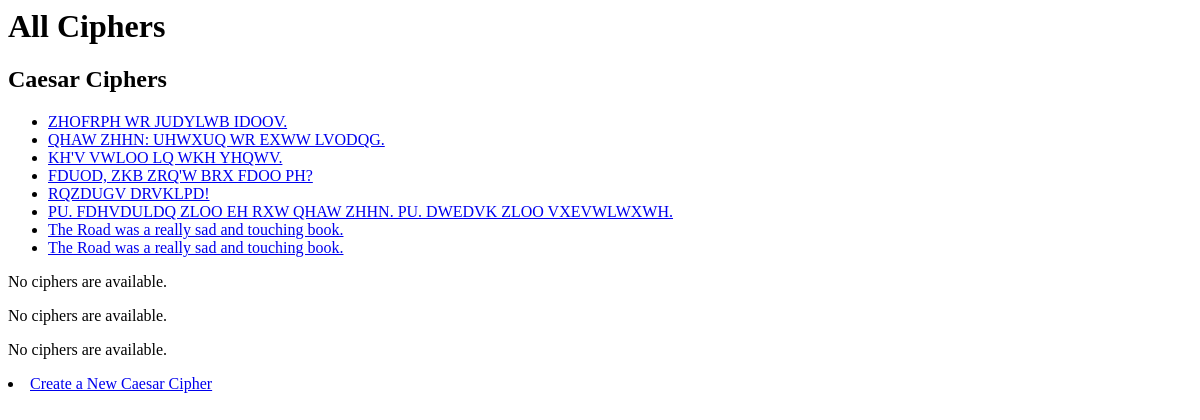
Before: /ciphers/ with the older database file.
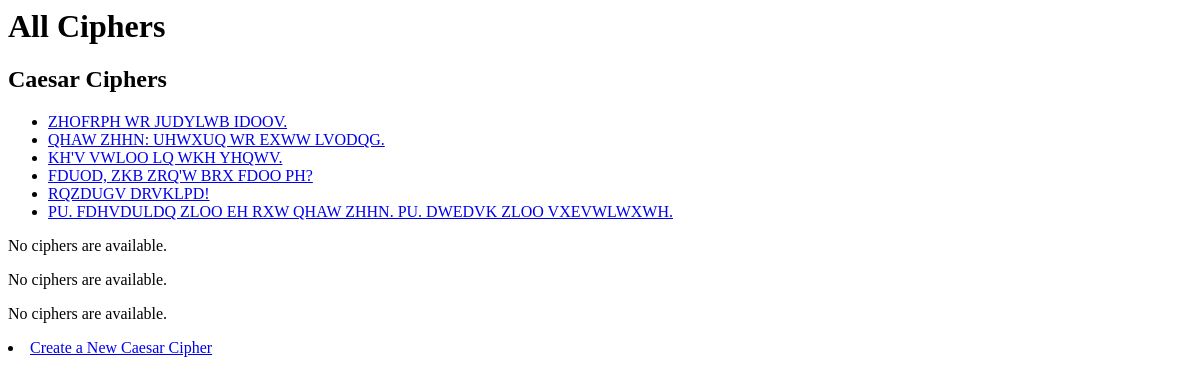
After: the same page with the newer database file.
### ciphers/models.py (models this page shows, shortened)
class Caesar(models.Model):
    caesar_text = models.CharField(max_length=500)

### ciphers/views.py (the view)
# urls.py: path('', views.index, name='index'),
def index(request):
    caesars = Caesar.objects.all()
    atbashs = Atbash.objects.all()
    alphanumerics = Alphanumeric.objects.all()
    context = {'caesars': caesars, 'atbashs': atbashs, 'alphanumerics': alphanumerics}
    return render(request, 'ciphers/index.html', context)

### ciphers/templates/ciphers/index.html
<h1>All Ciphers</h1>
{% if caesars %}
    <h2>Caesar Ciphers</h2>
    <ul>
    {% for caesar in caesars %}
        <li><a href="/ciphers/caesar/{{ caesar.id }}/">{{ caesar.caesar_text }}</a></li>
    {% endfor %}
    </ul>
{% else %}
    <p>No ciphers are available.</p>
{% endif %}
{% if atbashs %}
    <h2>Atbash Ciphers</h2>
    <ul>
    {% for atbash in atbashs %}
        <li><a href="/ciphers/atbash/{{ atbash.id }}/">{{ atbash.atbash_text }}</a></li>
    {% endfor %}
    </ul>
{% else %}
    <p>No ciphers are available.</p>
{% endif %}
{% if alphanumerics %}
    <h2>Alphanumeric Ciphers</h2>
    <ul>
    {% for alphanumeric in alphanumerics %}
        <li><a href="/ciphers/alphanumeric/{{ alphanumeric.id }}/">{{ alphanumeric.alphanumeric_text }}</a></li>
    {% endfor %}
    </ul>
{% else %}
    <p>No ciphers are available.</p>
{% endif %}
{% if vigeneres %}
    <h2>Vigenere Ciphers</h2>
    <ul>
    {% for vigenere in vigeneres %}
        <li><a href="/ciphers/vigenere/{{ vigenere.id }}/">{{ vigenere.vigenere_text }}</a></li>
    {% endfor %}
    </ul>
{% else %}
    <p>No ciphers are available.</p>
{% endif %}
<li><a href="/ciphers/create/">Create a New Caesar Cipher</a></li>

Changed rows visible on the page:
removed Caesar: caesar_text "The Road was a really sad and touching book."
removed Caesar: caesar_text "The Road was a really sad and touching book."
